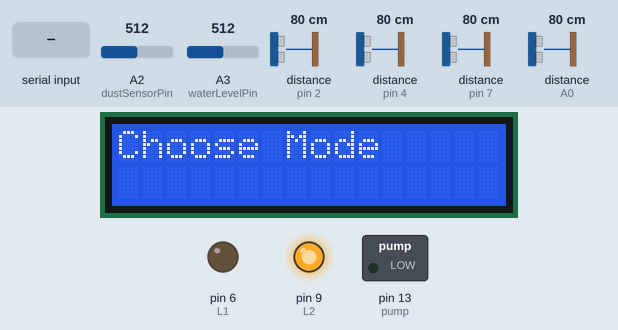
Simulated run of this sketch. Board: Arduino Uno, built with avr-gcc and run on an emulated ATmega328P. Parts: 16×2 character LCD, switched loads named in the sketch (green lamp = pin HIGH), output pins drawn as LEDs (lit = HIGH). The test bench sets the inputs (shaded band); at power-on: A2 (dustSensorPin) = 512, distance to the obstacle (sensors on A0, pin 2, pin 4, pin 7) 80 cm, A3 (waterLevelPin) = 512. The echo pulse lasts 58.3 µs per cm; pins used as bus, display or sensor lines are not drawn.

Above: at 2.1 s.
At 5.6 s:
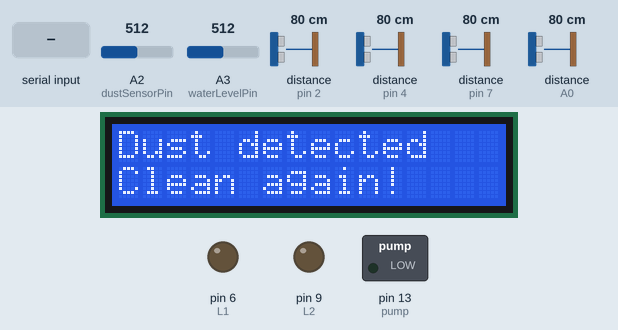
5.7 s: "2" received over Serial
At 8.9 s:
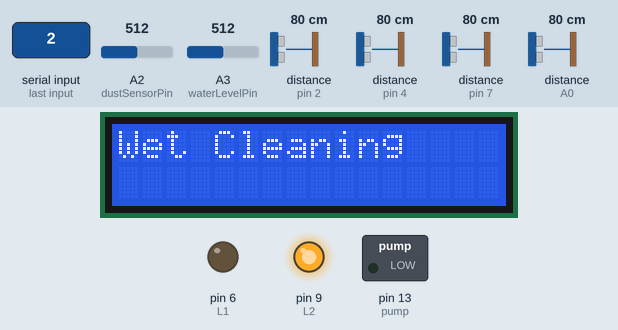
16.5 s: A2 (dustSensorPin) set to 107
21.2 s: A2 (dustSensorPin) set to 93
At 31.1 s:
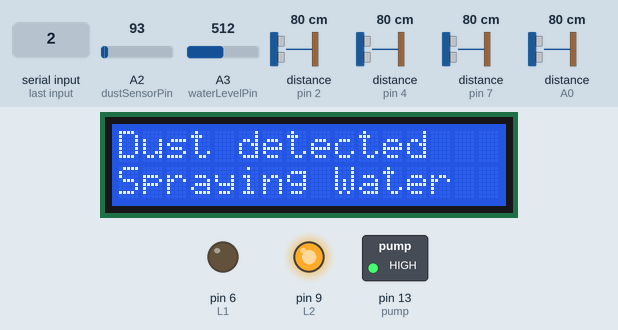
31.5 s: distance to the obstacle (sensor on A0) set to 12 cm
33.0 s: distance to the obstacle (sensor on A0) set to 9 cm
At 33.3 s:
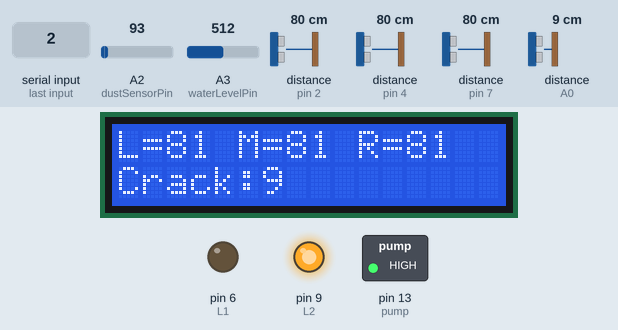
44.7 s: A3 (waterLevelPin) set to 211
54.9 s: A3 (waterLevelPin) set to 185
At 56.4 s:
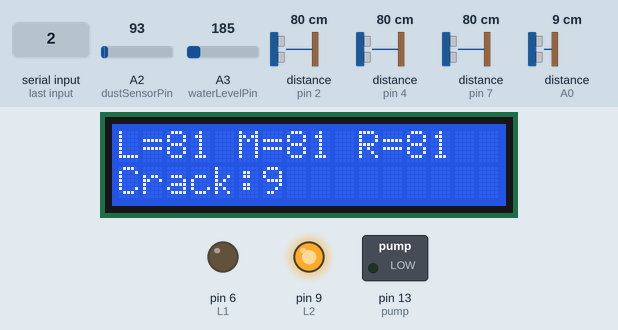
Timing chart, 0 to 57.9 s (numbered marks = the images above; inputs shaded):
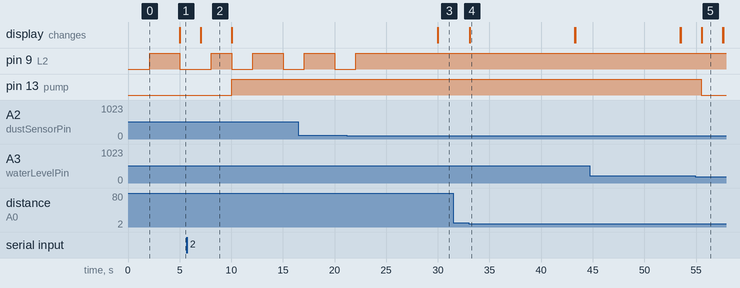

The sketch:

smart_cleaning.ino
```cpp
#include <NewPing.h>           // Library to interface with ultrasonic sensors for distance measurements
#include <LiquidCrystal_I2C.h> // I2C LCD library to control LCD display
#include <Wire.h>              // I2C communication library

// Pin numbers for left, middle, and right ultrasonic sensors for edge detection
const int echo_L = 2;
const int trig_L = 3;
const int echo_M = 4;
const int trig_M = 5;
const int echo_R = 7;
const int trig_R = 8;

// Pin numbers for motor control (L1, L2 control the left motor, R1, R2 control the right motor)
const int L1 = 6;
const int L2 = 9;
const int R1 = 10;
const int R2 = 11;

// Pin for controlling the pump used for wet cleaning mode
const int pump = 13;

// Pin numbers for additional ultrasonic sensor to detect cracks on the floor
const int echo_Crack = A0;
const int trig_Crack = A1;

// Pin for the SDS011 dust sensor to monitor air quality
const int dustSensorPin = A2;

// Pin for the water level sensor to check the cleaning water level
const int waterLevelPin = A3;
const int waterLevelThreshold = 200; // Threshold to indicate low water level

// Motor speed and sensor distance variables
int motor_speed = 255;                                                  // Motor speed (range: 125 to 255)
int max_distance = 200;                                                 // Maximum detection range for ultrasonic sensors (in cm)
int distance_L = 0, distance_M = 0, distance_R = 0, distance_Crack = 0; // Variables to store distance readings from sensors

// Serial input variable
char incomingByte;

// Flags for cleaning mode and water level
bool isWetCleaning = false; // True when in wet cleaning mode
bool isWaterLow = false;    // True when the water level is below the threshold

// Time tracking variables for various periodic checks and actions
unsigned long lastPumpTime = 0;
unsigned long lastSensorCheckTime = 0;
unsigned long lastDustCheckTime = 0;

// Initialize ultrasonic sensor objects with trigger and echo pins
NewPing sonar_L(trig_L, echo_L, max_distance);
NewPing sonar_M(trig_M, echo_M, max_distance);
NewPing sonar_R(trig_R, echo_R, max_distance);
NewPing sonar_Crack(trig_Crack, echo_Crack, max_distance);

// Initialize LCD with I2C address and display size
LiquidCrystal_I2C lcd(0x27, 16, 2);

void setup()
{
  // Set motor control and pump pins as outputs
  pinMode(L1, OUTPUT);
  pinMode(L2, OUTPUT);
  pinMode(R1, OUTPUT);
  pinMode(R2, OUTPUT);
  pinMode(pump, OUTPUT);

  // Set the initial motor state to stop
  setMotorState(LOW, LOW, LOW, LOW);
  digitalWrite(pump, LOW);

  // Initialize LCD display and print initial message
  lcd.begin(16, 2);
  lcd.print("Choose Mode");
  Serial.begin(9600); // Start serial communication for mode selection
  delay(2000);        // Delay to display the initial message
}

void loop()
{
  // Check for incoming data via serial to select a mode
  if (Serial.available() > 0)
  {
    char mode = Serial.read();
    selectMode(mode);
  }

  unsigned long currentMillis = millis(); // Get the current time

  // Periodic sensor checks (every 70ms)
  if (currentMillis - lastSensorCheckTime >= 70)
  {
    readAllSensors();
    checkCrackDetection();
    handleMovement();
    lastSensorCheckTime = currentMillis;
  }

  // Handle pump operation in wet cleaning mode
  if (isWetCleaning)
  {
    checkWaterLevel(); // Check water level sensor reading
    handlePump(currentMillis);
  }

  // Periodic dust level checks (every 5 seconds)
  if (currentMillis - lastDustCheckTime >= 5000)
  {
    checkDustLevel();
    lastDustCheckTime = currentMillis;
  }
}

// Function to select cleaning mode based on user input
void selectMode(char mode)
{
  if (mode == '1')
  {
    isWetCleaning = false;
    lcd.clear();
    lcd.print("Dry Cleaning");
  }
  else if (mode == '2')
  {
    isWetCleaning = true;
    lcd.clear();
    lcd.print("Wet Cleaning");
  }
  delay(1000); // Display message for 1 second
}

// Function to read all ultrasonic sensors and update distance variables
void readAllSensors()
{
  distance_L = readSensor(sonar_L);
  distance_M = readSensor(sonar_M);
  distance_R = readSensor(sonar_R);
  distance_Crack = readSensor(sonar_Crack);
}

// Function to check if a crack is detected by the crack detection sensor
void checkCrackDetection()
{
  if (distance_Crack <= 10)
  {                     // If distance to crack is 10cm or less
    displayDistances(); // Display distance readings on LCD
    delay(2000);        // Wait for 2 seconds
  }
}

// Function to handle robot movement based on sensor readings
void handleMovement()
{
  if (distance_M <= 20)
  { // Obstacle detected in the middle
    if (distance_R > distance_L)
    {
      if (distance_R <= 20 && distance_L <= 20)
      {
        moveBackward();
      }
      else
      {
        moveBackward();
        delay(500);
        moveRight();
      }
    }
    else
    {
      if (distance_R <= 20 && distance_L <= 20)
      {
        moveBackward();
      }
      else
      {
        moveBackward();
        delay(500);
        moveLeft();
      }
    }
  }
  else if (distance_R <= 15)
  {
    moveLeft();
  }
  else if (distance_L <= 15)
  {
    moveRight();
  }
  else
  {
    moveForward();
  }
}

// Function to handle pump operation based on water level
void handlePump(unsigned long currentMillis)
{
  if (!isWaterLow)
  {
    if (currentMillis - lastPumpTime >= 10000)
    { // Pump every 10 seconds
      activatePump();
      lastPumpTime = currentMillis;
    }
  }
  else
  {
    deactivatePump();
  }
}

// Function to check and respond to dust level readings
void checkDustLevel()
{
  int dustLevel = readDustSensor();
  if (dustLevel > 100)
  { // High dust level detected
    lcd.clear();
    lcd.print("Dust detected");
    lcd.setCursor(0, 1);
    lcd.print("Clean again!");
    moveStop(); // Stop the robot
    delay(2000);
  }
}

// Helper function to read distance from a given ultrasonic sensor
int readSensor(NewPing &sonar)
{
  int distance = sonar.ping_cm();
  return (distance == 0) ? 250 : distance; // If no reading, assume max distance (250cm)
}

// Function to read dust level using analog sensor
int readDustSensor()
{
  return analogRead(dustSensorPin);
}

// Function to check if the water level is below the threshold
void checkWaterLevel()
{
  int waterLevel = analogRead(waterLevelPin);
  isWaterLow = (waterLevel < waterLevelThreshold);
}

// Function to display sensor distance readings on the LCD
void displayDistances()
{
  lcd.clear();
  lcd.setCursor(0, 0);
  lcd.print("L=");
  lcd.print(distance_L);
  lcd.print(" M=");
  lcd.print(distance_M);
  lcd.print(" R=");
  lcd.print(distance_R);
  lcd.setCursor(0, 1);
  lcd.print("Crack:");
  lcd.print(distance_Crack);
}

// Movement functions for robot navigation
void moveForward()
{
  setMotorState(LOW, motor_speed, motor_speed, LOW);
}

void moveBackward()
{
  setMotorState(motor_speed, LOW, LOW, motor_speed);
}

void moveLeft()
{
  setMotorState(motor_speed, LOW, motor_speed, LOW);
}

void moveRight()
{
  setMotorState(LOW, motor_speed, LOW, motor_speed);
}

void moveStop()
{
  setMotorState(LOW, LOW, LOW, LOW);
}

// Helper function to set motor states based on movement direction
void setMotorState(int L1State, int L2State, int R1State, int R2State)
{
  analogWrite(L1, L1State);
  analogWrite(L2, L2State);
  analogWrite(R1, R1State);
  analogWrite(R2, R2State);
}

// Function to activate the water pump for wet cleaning
void activatePump()
{
  digitalWrite(pump, HIGH);
  lcd.setCursor(0, 1);
  lcd.print("Spraying Water");
}

// Function to deactivate the water pump
void deactivatePump()
{
  digitalWrite(pump, LOW);
  lcd.setCursor(0, 1);
  lcd.print("Dry Cleaning");
}
```

Measured:
- the behaviour switches between 101 and 100 on A2 (dustSensorPin) (found by bisection; images 2 and 3)
- the behaviour switches between 11 and 10 cm on distance to the obstacle (sensor on A0) (found by bisection; images 3 and 4)
- the behaviour switches between 200 and 199 on A3 (waterLevelPin) (found by bisection; images 4 and 5)
- after the input at 5.7 s, pin 13 (pump): LOW → HIGH after 4.3 s; the display: changes after 1.3 s (image 2)
- after the input at 21.2 s, pin 9 (L2): goes on until 22.1 s, then stays HIGH
- after the input at 31.5 s, every drawn part: stays the same
- after the input at 33.0 s, the display: changes after 0.08 s (image 4)
- after the input at 54.9 s, pin 13 (pump): HIGH → LOW after 0.62 s; the display: first changes after 0.63 s (image 5 shows a later state)
